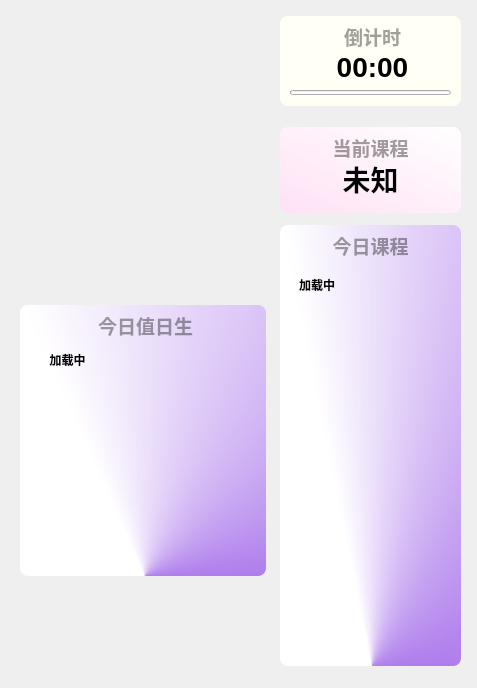
<?xml version="1.0" encoding="UTF-8"?>
<ui version="4.0">
 <class>From</class>
 <widget class="QWidget" name="From">
  <property name="geometry">
   <rect>
    <x>0</x>
    <y>0</y>
    <width>477</width>
    <height>688</height>
   </rect>
  </property>
  <property name="windowTitle">
   <string>Form</string>
  </property>
  <widget class="TitleLabel" name="lingyun_class">
   <property name="geometry">
    <rect>
     <x>280</x>
     <y>160</y>
     <width>181</width>
     <height>38</height>
    </rect>
   </property>
   <property name="font">
    <font>
     <family>Microsoft YaHei UI</family>
     <pointsize>21</pointsize>
     <weight>75</weight>
     <bold>true</bold>
    </font>
   </property>
   <property name="layoutDirection">
    <enum>Qt::LeftToRight</enum>
   </property>
   <property name="autoFillBackground">
    <bool>false</bool>
   </property>
   <property name="text">
    <string>未知</string>
   </property>
   <property name="alignment">
    <set>Qt::AlignCenter</set>
   </property>
  </widget>
  <widget class="SmoothScrollArea" name="sd_scroll">
   <property name="geometry">
    <rect>
     <x>280</x>
     <y>265</y>
     <width>181</width>
     <height>401</height>
    </rect>
   </property>
   <property name="styleSheet">
    <string notr="true">background: transparent; border: none</string>
   </property>
   <property name="widgetResizable">
    <bool>true</bool>
   </property>
   <widget class="QWidget" name="scrollAreaWidgetContents">
    <property name="geometry">
     <rect>
      <x>0</x>
      <y>0</y>
      <width>181</width>
      <height>401</height>
     </rect>
    </property>
    <layout class="QVBoxLayout" name="verticalLayout_9">
     <item>
      <layout class="QGridLayout" name="gridLayout">
       <property name="sizeConstraint">
        <enum>QLayout::SetNoConstraint</enum>
       </property>
       <property name="leftMargin">
        <number>2</number>
       </property>
       <property name="topMargin">
        <number>2</number>
       </property>
       <property name="rightMargin">
        <number>2</number>
       </property>
       <property name="bottomMargin">
        <number>2</number>
       </property>
       <property name="spacing">
        <number>2</number>
       </property>
       <item row="0" column="0">
        <widget class="StrongBodyLabel" name="class_ORD">
         <property name="maximumSize">
          <size>
           <width>75</width>
           <height>16777215</height>
          </size>
         </property>
         <property name="text">
          <string>&lt;html&gt;&lt;head/&gt;&lt;body&gt;&lt;p&gt;&lt;span style=&quot; font-weight:600;&quot;&gt;加载中&lt;/span&gt;&lt;/p&gt;&lt;/body&gt;&lt;/html&gt;</string>
         </property>
         <property name="alignment">
          <set>Qt::AlignHCenter|Qt::AlignTop</set>
         </property>
        </widget>
       </item>
       <item row="0" column="1">
        <widget class="VerticalSeparator" name="VerticalSeparator"/>
       </item>
       <item row="0" column="2">
        <widget class="StrongBodyLabel" name="class_widget">
         <property name="text">
          <string>&lt;html&gt;&lt;head/&gt;&lt;body&gt;&lt;p&gt;&lt;br/&gt;&lt;/p&gt;&lt;/body&gt;&lt;/html&gt;</string>
         </property>
         <property name="alignment">
          <set>Qt::AlignHCenter|Qt::AlignTop</set>
         </property>
        </widget>
       </item>
      </layout>
     </item>
    </layout>
   </widget>
  </widget>
  <widget class="QLabel" name="lingyun_background">
   <property name="geometry">
    <rect>
     <x>280</x>
     <y>127</y>
     <width>181</width>
     <height>86</height>
    </rect>
   </property>
   <property name="styleSheet">
    <string notr="true">background-color: qlineargradient(spread:pad, x1:0, y1:1, x2:1, y2:0, stop:0 rgba(255, 225, 245, 255), stop:1 rgba(255, 255, 255, 255));

border-radius: 8px</string>
   </property>
   <property name="text">
    <string/>
   </property>
   <property name="scaledContents">
    <bool>false</bool>
   </property>
  </widget>
  <widget class="QLabel" name="lingyun_Title">
   <property name="geometry">
    <rect>
     <x>280</x>
     <y>132</y>
     <width>181</width>
     <height>31</height>
    </rect>
   </property>
   <property name="font">
    <font>
     <family>Microsoft YaHei UI</family>
     <pointsize>14</pointsize>
     <weight>75</weight>
     <bold>true</bold>
    </font>
   </property>
   <property name="styleSheet">
    <string notr="true">color: rgba(0, 0, 0, 95);
font-weight: bold;</string>
   </property>
   <property name="text">
    <string>当前课程</string>
   </property>
   <property name="textFormat">
    <enum>Qt::PlainText</enum>
   </property>
   <property name="alignment">
    <set>Qt::AlignCenter</set>
   </property>
  </widget>
  <widget class="TitleLabel" name="lingyun_down">
   <property name="geometry">
    <rect>
     <x>282</x>
     <y>48</y>
     <width>181</width>
     <height>38</height>
    </rect>
   </property>
   <property name="font">
    <font>
     <family>Microsoft YaHei UI</family>
     <pointsize>21</pointsize>
     <weight>75</weight>
     <bold>true</bold>
    </font>
   </property>
   <property name="text">
    <string>00:00</string>
   </property>
   <property name="alignment">
    <set>Qt::AlignCenter</set>
   </property>
  </widget>
  <widget class="ProgressBar" name="lingyun_Bar">
   <property name="geometry">
    <rect>
     <x>290</x>
     <y>90</y>
     <width>161</width>
     <height>5</height>
    </rect>
   </property>
   <property name="minimumSize">
    <size>
     <width>0</width>
     <height>5</height>
    </size>
   </property>
   <property name="maximumSize">
    <size>
     <width>16777215</width>
     <height>6</height>
    </size>
   </property>
   <property name="styleSheet">
    <string notr="true"/>
   </property>
   <property name="orientation">
    <enum>Qt::Horizontal</enum>
   </property>
   <property name="useAni">
    <bool>true</bool>
   </property>
   <property name="val">
    <double>0.000000000000000</double>
   </property>
  </widget>
  <widget class="QLabel" name="todayclass_background">
   <property name="geometry">
    <rect>
     <x>280</x>
     <y>225</y>
     <width>181</width>
     <height>441</height>
    </rect>
   </property>
   <property name="styleSheet">
    <string notr="true">background-color: qconicalgradient(cx:0.506, cy:1, angle:202.5, stop:0.255682 rgba(129, 52, 225, 255), stop:0.761364 rgba(255, 255, 255, 255));
border-radius: 8px</string>
   </property>
   <property name="text">
    <string/>
   </property>
  </widget>
  <widget class="QLabel" name="todayclass_Title">
   <property name="geometry">
    <rect>
     <x>280</x>
     <y>230</y>
     <width>181</width>
     <height>31</height>
    </rect>
   </property>
   <property name="font">
    <font>
     <family>Microsoft YaHei UI</family>
     <pointsize>14</pointsize>
     <weight>75</weight>
     <bold>true</bold>
    </font>
   </property>
   <property name="styleSheet">
    <string notr="true">color: rgba(0, 0, 0, 95);
font-weight: bold;</string>
   </property>
   <property name="text">
    <string>今日课程</string>
   </property>
   <property name="textFormat">
    <enum>Qt::PlainText</enum>
   </property>
   <property name="alignment">
    <set>Qt::AlignCenter</set>
   </property>
  </widget>
  <widget class="QLabel" name="lingyun_background_2">
   <property name="geometry">
    <rect>
     <x>280</x>
     <y>16</y>
     <width>181</width>
     <height>90</height>
    </rect>
   </property>
   <property name="styleSheet">
    <string notr="true">background-color: rgba(255,255, 245, 255);
border-radius: 8px</string>
   </property>
   <property name="text">
    <string/>
   </property>
  </widget>
  <widget class="QLabel" name="lingyun_Title_2">
   <property name="geometry">
    <rect>
     <x>282</x>
     <y>21</y>
     <width>181</width>
     <height>31</height>
    </rect>
   </property>
   <property name="font">
    <font>
     <family>Microsoft YaHei UI</family>
     <pointsize>14</pointsize>
     <weight>75</weight>
     <bold>true</bold>
    </font>
   </property>
   <property name="styleSheet">
    <string notr="true">color: rgba(0, 0, 0, 95);
font-weight: bold;</string>
   </property>
   <property name="text">
    <string>倒计时</string>
   </property>
   <property name="textFormat">
    <enum>Qt::PlainText</enum>
   </property>
   <property name="alignment">
    <set>Qt::AlignCenter</set>
   </property>
  </widget>
  <widget class="SmoothScrollArea" name="sd_scroll_2">
   <property name="geometry">
    <rect>
     <x>20</x>
     <y>340</y>
     <width>246</width>
     <height>231</height>
    </rect>
   </property>
   <property name="styleSheet">
    <string notr="true">background: transparent; border: none</string>
   </property>
   <property name="widgetResizable">
    <bool>true</bool>
   </property>
   <widget class="QWidget" name="scrollAreaWidgetContents_2">
    <property name="geometry">
     <rect>
      <x>0</x>
      <y>0</y>
      <width>246</width>
      <height>231</height>
     </rect>
    </property>
    <layout class="QVBoxLayout" name="verticalLayout_10">
     <item>
      <layout class="QGridLayout" name="gridLayout_2">
       <property name="sizeConstraint">
        <enum>QLayout::SetNoConstraint</enum>
       </property>
       <property name="leftMargin">
        <number>2</number>
       </property>
       <property name="topMargin">
        <number>2</number>
       </property>
       <property name="rightMargin">
        <number>2</number>
       </property>
       <property name="bottomMargin">
        <number>2</number>
       </property>
       <property name="spacing">
        <number>2</number>
       </property>
       <item row="0" column="0">
        <widget class="StrongBodyLabel" name="duty_project_widget">
         <property name="maximumSize">
          <size>
           <width>95</width>
           <height>16777215</height>
          </size>
         </property>
         <property name="text">
          <string>&lt;html&gt;&lt;head/&gt;&lt;body&gt;&lt;p&gt;&lt;span style=&quot; font-weight:600;&quot;&gt;加载中&lt;/span&gt;&lt;/p&gt;&lt;/body&gt;&lt;/html&gt;</string>
         </property>
         <property name="alignment">
          <set>Qt::AlignHCenter|Qt::AlignTop</set>
         </property>
        </widget>
       </item>
       <item row="0" column="1">
        <widget class="VerticalSeparator" name="VerticalSeparator_2"/>
       </item>
       <item row="0" column="2">
        <widget class="StrongBodyLabel" name="duty_name_widget">
         <property name="text">
          <string>&lt;html&gt;&lt;head/&gt;&lt;body&gt;&lt;p&gt;&lt;br/&gt;&lt;/p&gt;&lt;/body&gt;&lt;/html&gt;</string>
         </property>
         <property name="alignment">
          <set>Qt::AlignHCenter|Qt::AlignTop</set>
         </property>
        </widget>
       </item>
      </layout>
     </item>
    </layout>
   </widget>
  </widget>
  <widget class="QLabel" name="duty_Title">
   <property name="geometry">
    <rect>
     <x>20</x>
     <y>310</y>
     <width>251</width>
     <height>31</height>
    </rect>
   </property>
   <property name="font">
    <font>
     <family>Microsoft YaHei UI</family>
     <pointsize>14</pointsize>
     <weight>75</weight>
     <bold>true</bold>
    </font>
   </property>
   <property name="styleSheet">
    <string notr="true">color: rgba(0, 0, 0, 95);
font-weight: bold;</string>
   </property>
   <property name="text">
    <string>今日值日生</string>
   </property>
   <property name="textFormat">
    <enum>Qt::PlainText</enum>
   </property>
   <property name="alignment">
    <set>Qt::AlignCenter</set>
   </property>
  </widget>
  <widget class="QLabel" name="duty_background">
   <property name="geometry">
    <rect>
     <x>20</x>
     <y>305</y>
     <width>246</width>
     <height>271</height>
    </rect>
   </property>
   <property name="styleSheet">
    <string notr="true">background-color: qconicalgradient(cx:0.506, cy:1, angle:202.5, stop:0.255682 rgba(129, 52, 225, 255), stop:0.761364 rgba(255, 255, 255, 255));
border-radius: 8px</string>
   </property>
   <property name="text">
    <string/>
   </property>
  </widget>
  <zorder>duty_background</zorder>
  <zorder>todayclass_background</zorder>
  <zorder>lingyun_background</zorder>
  <zorder>lingyun_Title</zorder>
  <zorder>lingyun_class</zorder>
  <zorder>sd_scroll</zorder>
  <zorder>todayclass_Title</zorder>
  <zorder>lingyun_background_2</zorder>
  <zorder>lingyun_down</zorder>
  <zorder>lingyun_Title_2</zorder>
  <zorder>lingyun_Bar</zorder>
  <zorder>sd_scroll_2</zorder>
  <zorder>duty_Title</zorder>
 </widget>
 <customwidgets>
  <customwidget>
   <class>VerticalSeparator</class>
   <extends>QWidget</extends>
   <header>qfluentwidgets</header>
  </customwidget>
  <customwidget>
   <class>SmoothScrollArea</class>
   <extends>QScrollArea</extends>
   <header>qfluentwidgets</header>
   <container>1</container>
  </customwidget>
  <customwidget>
   <class>StrongBodyLabel</class>
   <extends>QLabel</extends>
   <header>qfluentwidgets</header>
  </customwidget>
  <customwidget>
   <class>TitleLabel</class>
   <extends>QLabel</extends>
   <header>qfluentwidgets</header>
  </customwidget>
  <customwidget>
   <class>ProgressBar</class>
   <extends>QProgressBar</extends>
   <header>qfluentwidgets</header>
  </customwidget>
 </customwidgets>
 <resources/>
 <connections/>
</ui>
